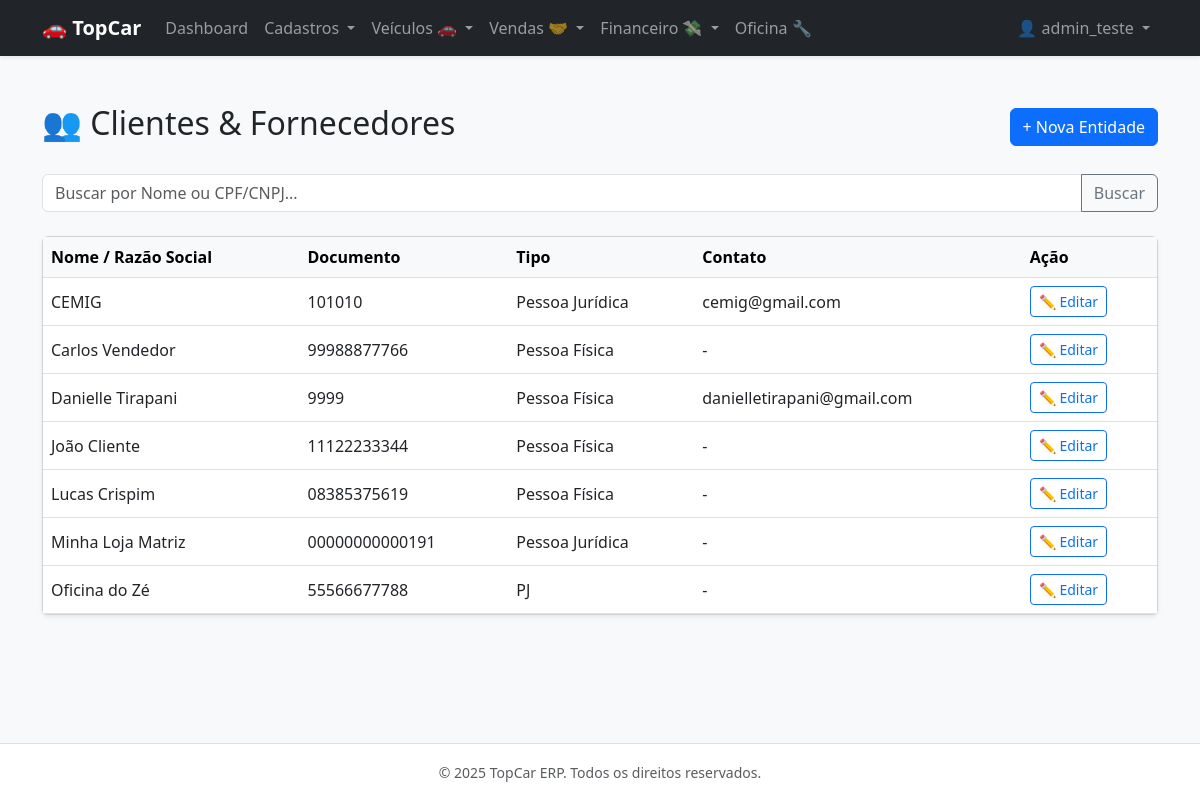
Page /parties/ (signed in) on the earlier database version.
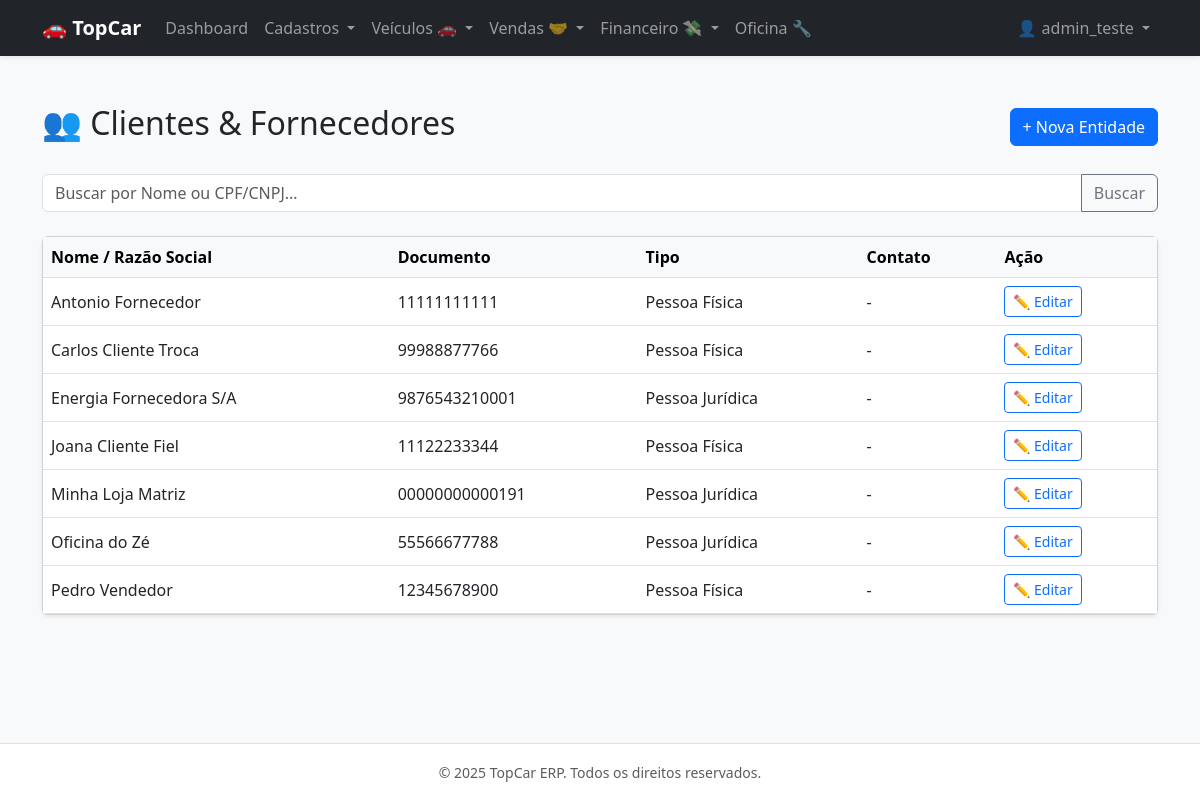
Same page on the later database version.
### apps/parties/models.py (models this page shows, shortened)
class Entity(TenantAwareModel):
    TIPO_ENTIDADE_CHOICES = [
        ('FISICA', 'Pessoa Física'),
        ('JURIDICA', 'Pessoa Jurídica'),
    ]
    nome_razao_social = models.CharField(max_length=255, verbose_name="Nome / Razão Social")
    documento_principal = models.CharField(
        max_length=20,
        unique=True,
        db_index=True,
        verbose_name="CPF/CNPJ"
    )
    tipo_entidade = models.CharField(
        max_length=10,
        choices=TIPO_ENTIDADE_CHOICES,
        default='FISICA'
    )
    email = models.EmailField(null=True, blank=True)
    telefone = models.CharField(max_length=20, null=True, blank=True)
    class Meta:
        verbose_name = 'Entidade'
        verbose_name_plural = 'Entidades'
        indexes = [
            models.Index(fields=['nome_razao_social']),
        ]

### apps/parties/views.py (the view)
# urls.py: path('', views.entity_list, name='entity_list'),
@login_required
def entity_list(request):
    query = request.GET.get('q', '')
    entities = Entity.objects.all().order_by('nome_razao_social')
    if query:
        entities = entities.filter(
            Q(nome_razao_social__icontains=query) |
            Q(documento_principal__icontains=query)
        )
    return render(request, 'parties/entity_list.html', {'entities': entities})

### templates/parties/entity_list.html (shortened to what this page needs)
{% extends 'base.html' %}
{% block content %}
<div class="d-flex justify-content-between align-items-center mb-4">
    <h2>👥 Clientes & Fornecedores</h2>
    <a href="{% url 'entity_create' %}" class="btn btn-primary">+ Nova Entidade</a>
</div>
<form method="get" class.="mb-4" autocomplete="off">
    <div class="input-group">
        <input type="text" name="q" class="form-control" placeholder="Buscar por Nome ou CPF/CNPJ..." value="{{ request.GET.q }}">
        <button class="btn btn-outline-secondary" type="submit">Buscar</button>
    </div>
</form>
<div class="card shadow-sm mt-4">
    <div class="table-responsive">
        <table class="table table-hover align-middle mb-0">
            <thead class="table-light">
                <tr>
                    <th>Nome / Razão Social</th>
                    <th>Documento</th>
                    <th>Tipo</th>
                    <th>Contato</th>
                    <th>Ação</th>
                </tr>
            </thead>
            <tbody>
                {% for entity in entities %}
                <tr>
                    <td>{{ entity.nome_razao_social }}</td>
                    <td>{{ entity.documento_principal }}</td>
                    <td>{{ entity.get_tipo_entidade_display }}</td>
                    <td>{{ entity.email|default_if_none:entity.telefone|default_if_none:"-" }}</td>
                    <td>
                        <a href="{% url 'entity_update' entity.id %}" class="btn btn-sm btn-outline-primary">
                            ✏️ Editar
                        </a>
                    </td>
                </tr>
                {% empty %}
                <tr>
                    <td colspan="5" class="text-center py-4 text-muted">Nenhum cadastro encontrado.</td>
                </tr>
                {% endfor %}
            </tbody>
        </table>
    </div>
</div>
{% endblock %}

Differences in the rows shown:
removed Entity: nome_razao_social "CEMIG", documento_principal "101010", tipo_entidade "Pessoa Jurídica", email "cemig@gmail.com"
removed Entity: nome_razao_social "Danielle Tirapani", documento_principal "9999", tipo_entidade "Pessoa Física", email "danielletirapani@gmail.com"
removed Entity: nome_razao_social "Lucas Crispim", documento_principal "08385375619", tipo_entidade "Pessoa Física", email "-"
added Entity: nome_razao_social "Antonio Fornecedor", documento_principal "11111111111", tipo_entidade "Pessoa Física", email "-"
changed Entity: nome_razao_social "Carlos Vendedor" → "Carlos Cliente Troca"
added Entity: nome_razao_social "Energia Fornecedora S/A", documento_principal "9876543210001", tipo_entidade "Pessoa Jurídica", email "-"
changed Entity: nome_razao_social "João Cliente" → "Joana Cliente Fiel"
changed Entity "Oficina do Zé": tipo_entidade "PJ" → "Pessoa Jurídica"
added Entity: nome_razao_social "Pedro Vendedor", documento_principal "12345678900", tipo_entidade "Pessoa Física", email "-"
